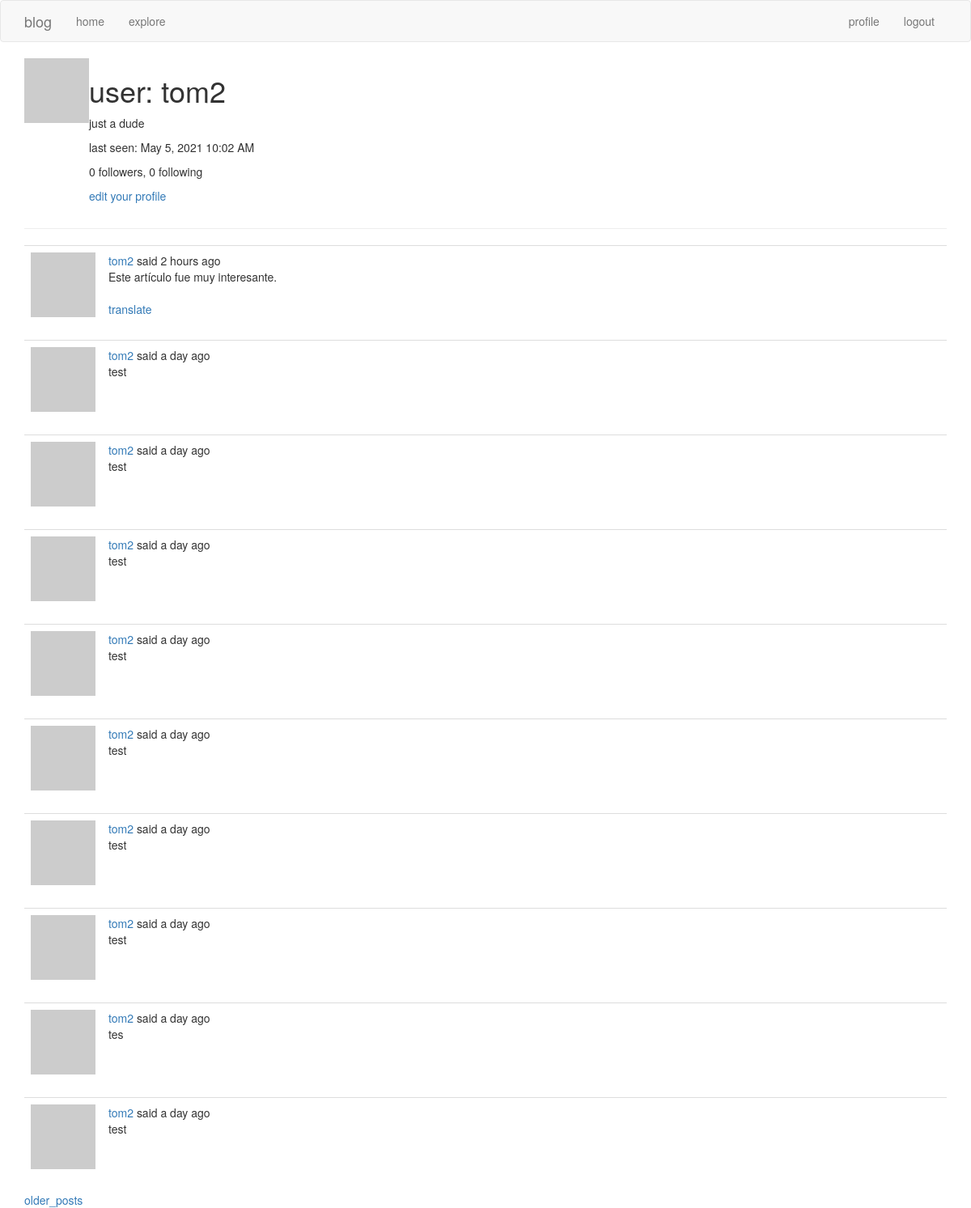
/user/tom2 (signed in), run on an earlier commit of the app's database.
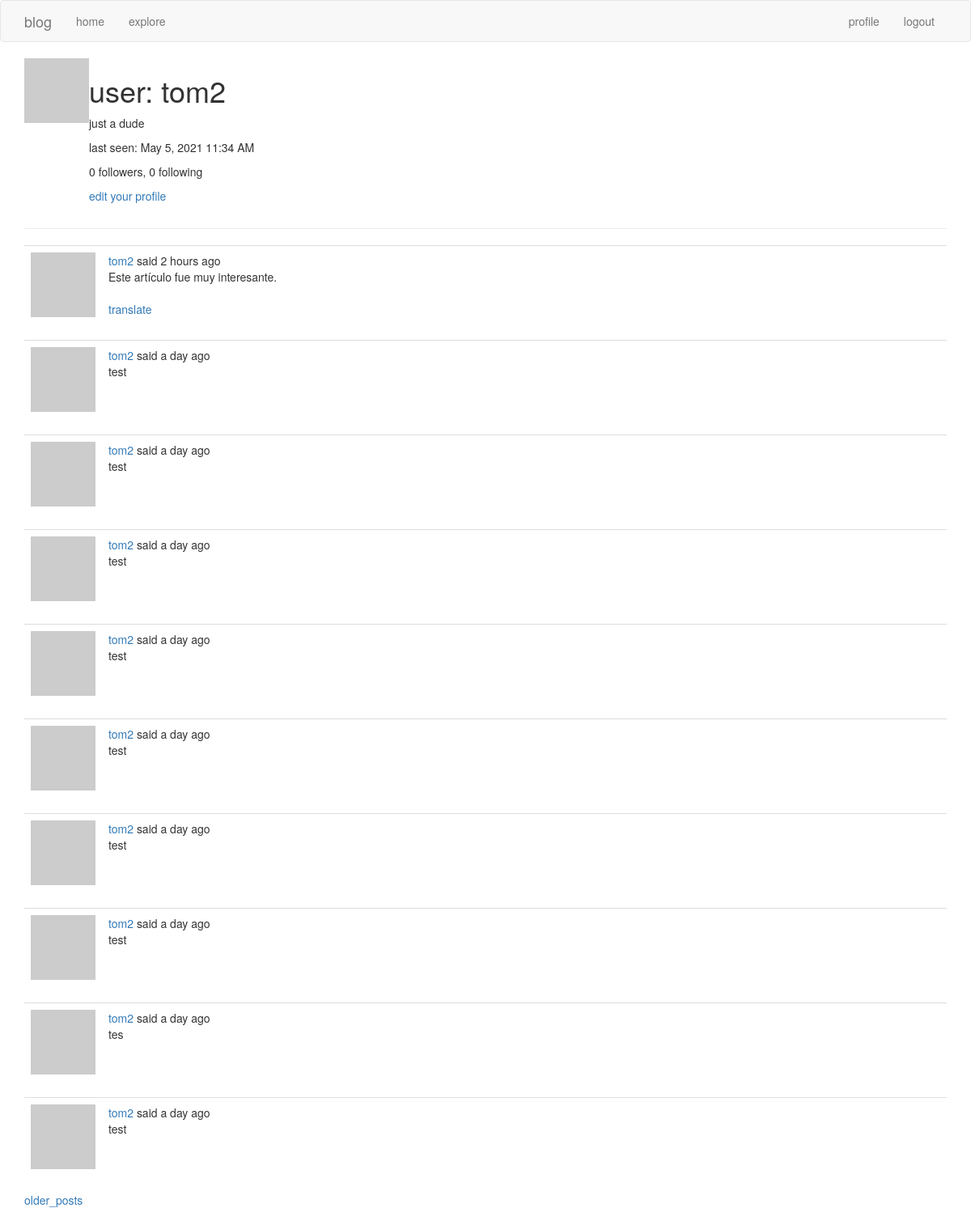
And on a later commit of the database.
### app/models.py (models this page shows, shortened)
class User(UserMixin, db.Model):
    id       = db.Column(db.Integer, primary_key = True)
    username = db.Column(db.String(64),  index = True, unique = True)
    email    = db.Column(db.String(128), index = True, unique = True)
    about_me = db.Column(db.String(128))
    last_seen = db.Column(db.DateTime, default = datetime.utcnow)
    password_hash = db.Column(db.String(128))
    posts = db.relationship('Post', backref = 'author', lazy = 'dynamic')
    followed = db.relationship(
        'User', secondary = followers,
        primaryjoin = (followers.c.follower_id == id),
        secondaryjoin = (followers.c.followed_id == id),
        backref = db.backref('followers', lazy = 'dynamic'), lazy = 'dynamic')
    def avatar(self, size):
        digest = md5(self.email.lower().encode('utf-8')).hexdigest()
        return 'https://www.gravatar.com/avatar/{}?d=identicon&s={}'.format(digest, size)

class Post(db.Model):
    id   = db.Column(db.Integer, primary_key = True)
    body = db.Column(db.String(128))
    timestamp = db.Column(db.DateTime, index = True, default = datetime.utcnow)
    user_id = db.Column(db.Integer, db.ForeignKey('user.id'))
    language = db.Column(db.String(5))

### app/main/routes.py (the view)
@bp.route('/user/<username>')
@login_required
def user(username):
    user = User.query.filter_by(username = username).first_or_404()
    page = request.args.get('page', 1, type = int)
    posts = user.posts.order_by(Post.timestamp.desc()).paginate(page, current_app.config['POSTS_PER_PAGE'], False)
    next_url = url_for('main.user', username = user.username, page = posts.next_num) if posts.has_next else None
    prev_url = url_for('main.user', username = user.username, page = posts.prev_num) if posts.has_prev else None
    form = EmptyForm()
    return render_template('user.html', user = user, form = form, posts = posts.items, next_url = next_url, prev_url = prev_url)

### app/main/routes.py (called while the page is built)
@bp.before_request
def before_request():
    if current_user.is_authenticated:
        current_user.last_seen = datetime.utcnow()
        db.session.commit()
    g.locale = str(get_locale())

### app/models.py (called while the page is built)
@login.user_loader
def load_user(id):
    return User.query.get(int(id))

### app/templates/user.html (shortened to what this page needs)
{% extends 'base.html' %}
{% block app_content %}
    <table>
        <tr valign = 'top'>
            <td><img src = "{{ user.avatar(128) }}"></td>
            <td>
                <h1> {{ _('user') }}: {{ user.username }} </h1>
                {% if user.about_me %}
                <p> {{ user.about_me }} </p>
                {% endif %}
                {% if user.last_seen %}
                <p> {{ _('last seen') }}: {{ moment(user.last_seen).format('LLL') }} </p>
                {% endif %}
                <p>{{ _('%(count)d followers', count = user.followers.count()) }}, {{ _('%(count)d following', count = user.followed.count()) }}</p>
                {% if user == current_user %}
                <p><a href = "{{ url_for('main.edit_profile') }}"> {{ _('edit your profile') }} </a></p>
                {% endif %}
            </td>
        </tr>
    </table>
    <hr>
    {% for post in posts %}
        {% include '_post.html' %}
    {% endfor %}
    {% if next_url %}
    <a href = "{{ next_url }}"> {{_('older_posts')}} </a>
    {% endif %}
{% endblock %}

### app/templates/base.html (shortened to what this page needs)
{% extends 'bootstrap/base.html' %}
{% block navbar %}
    <nav class = 'navbar navbar-default'>
        <div class = 'container'>
            <div class = 'navbar-header'>
                <a class = 'navbar-brand' href = "{{ url_for('main.index') }}"> blog </a>
            </div>
            <div class = 'collapse navbar-collapse' id = 'bs-example-navbar-collapse-1'>
                <ul class = 'nav navbar-nav'>
                    <li><a href="{{ url_for('main.index') }}"> {{ _('home') }} </a></li>
                    <li><a href="{{ url_for('main.explore') }}"> {{ _('explore') }} </a></li>
                </ul>
                <ul class = 'nav navbar-nav navbar-right'>
                    {% if current_user.is_anonymous %}
                    <li><a href = "{{ url_for('auth.login') }}"> {{ _('login') }} </a></li>
                    {% else %}
                    <li><a href = "{{ url_for('main.user', username = current_user.username) }}"> {{ _('profile') }} </a></li>
                    <li><a href = "{{ url_for('auth.logout') }}"> {{ _('logout') }} </a></li>
                    {% endif %}
                </ul>
            </div>
        </div>
    </nav>
{% endblock %}
{% block content %}
    <div class = 'container'>
        {% block app_content %}{% endblock %}
    </div>
{% endblock %}

### app/templates/_post.html (shortened to what this page needs)
    <table class = "table table-hover">
        <tr>
            <td width = "70px">
                <a href = "{{ url_for('main.user', username = post.author.username) }}">
                    <img src = "{{ post.author.avatar(70) }}" />
                </a>
            </td>
            <td>
                {{ _('%(username)s said %(when)s',
                    username = user_link,
                    when = moment(post.timestamp).fromNow()) }}
                <br>
                <span id = 'post{{ post.id }}'> {{ post.body }} </span>
                {% if post.language and post.language != g.locale %}
                <br><br>
                <span id = 'translation{{ post.id }}'>
                    <a href="javascript:translate(
                                '#post{{ post.id }}',
                                '#translation{{ post.id }}',
                                '{{ post.language }}',
                                '{{ g.locale }}');">{{ _('translate') }}</a>
                </span>
                {% endif %}
            </td>
        </tr>
    </table>

What changed in the data, as far as the page shows it:
changed User "tom2": last_seen "May 5, 2021 10:02 AM" → "May 5, 2021 11:34 AM"
